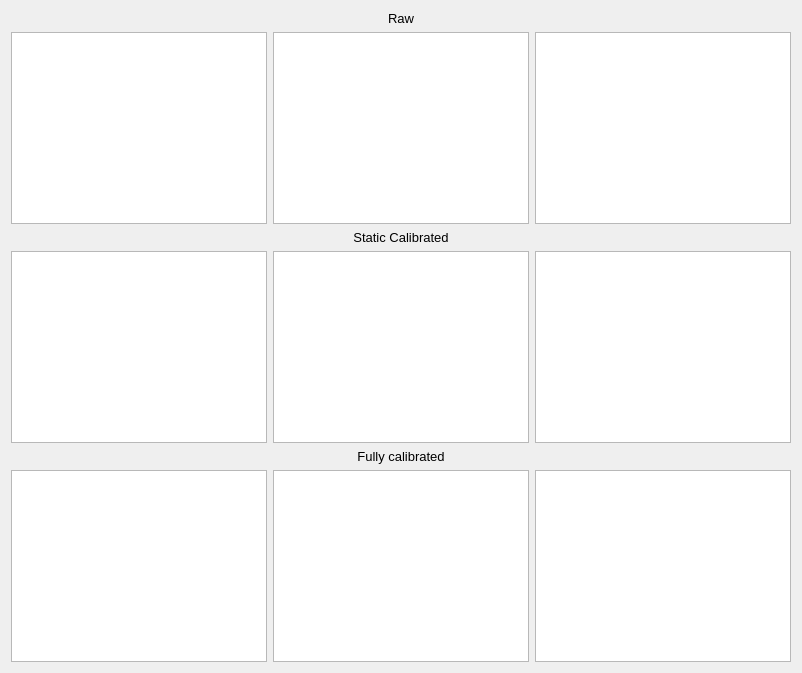
          <widget class="QWidget" name="imu_plots_tab">
           <attribute name="title">
            <string>Plots</string>
           </attribute>
           <layout class="QGridLayout" name="gridLayout_3">
            <item row="2" column="1">
             <widget class="QLabel" name="label_54">
              <property name="sizePolicy">
               <sizepolicy hsizetype="Preferred" vsizetype="Fixed">
                <horstretch>0</horstretch>
                <verstretch>0</verstretch>
               </sizepolicy>
              </property>
              <property name="font">
               <font>
                <pointsize>10</pointsize>
               </font>
              </property>
              <property name="text">
               <string>Static Calibrated</string>
              </property>
              <property name="alignment">
               <set>Qt::AlignCenter</set>
              </property>
             </widget>
            </item>
            <item row="5" column="1">
             <widget class="PlotWidget" name="gyro_calib_plot"/>
            </item>
            <item row="1" column="0">
             <widget class="PlotWidget" name="acc_plot"/>
            </item>
            <item row="1" column="1">
             <widget class="PlotWidget" name="gyro_plot"/>
            </item>
            <item row="0" column="1">
             <widget class="QLabel" name="label_52">
              <property name="sizePolicy">
               <sizepolicy hsizetype="Preferred" vsizetype="Fixed">
                <horstretch>0</horstretch>
                <verstretch>0</verstretch>
               </sizepolicy>
              </property>
              <property name="font">
               <font>
                <pointsize>10</pointsize>
               </font>
              </property>
              <property name="text">
               <string>Raw</string>
              </property>
              <property name="alignment">
               <set>Qt::AlignCenter</set>
              </property>
             </widget>
            </item>
            <item row="5" column="0">
             <widget class="PlotWidget" name="acc_calib_plot"/>
            </item>
            <item row="3" column="2">
             <widget class="PlotWidget" name="magn_static_calib_plot"/>
            </item>
            <item row="5" column="2">
             <widget class="PlotWidget" name="magn_calib_plot"/>
            </item>
            <item row="1" column="2">
             <widget class="PlotWidget" name="magn_plot"/>
            </item>
            <item row="3" column="0">
             <widget class="PlotWidget" name="acc_static_calib_plot"/>
            </item>
            <item row="3" column="1">
             <widget class="PlotWidget" name="gyro_static_calib_plot"/>
            </item>
            <item row="4" column="1">
             <widget class="QLabel" name="label_55">
              <property name="sizePolicy">
               <sizepolicy hsizetype="Preferred" vsizetype="Fixed">
                <horstretch>0</horstretch>
                <verstretch>0</verstretch>
               </sizepolicy>
              </property>
              <property name="font">
               <font>
                <pointsize>10</pointsize>
               </font>
              </property>
              <property name="text">
               <string>Fully calibrated</string>
              </property>
              <property name="alignment">
               <set>Qt::AlignCenter</set>
              </property>
             </widget>
            </item>
           </layout>
          </widget>
